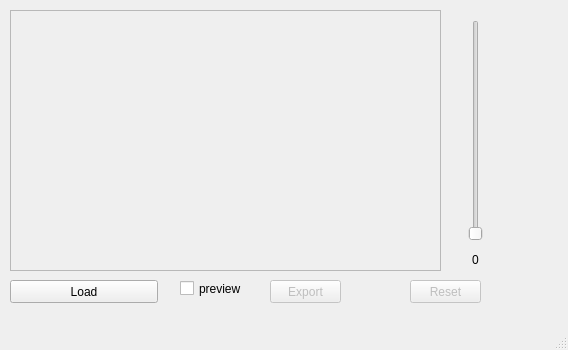
<?xml version="1.0" encoding="UTF-8"?>
<ui version="4.0">
 <class>ControlWindow</class>
 <widget class="QMainWindow" name="ControlWindow">
  <property name="geometry">
   <rect>
    <x>0</x>
    <y>0</y>
    <width>568</width>
    <height>350</height>
   </rect>
  </property>
  <property name="windowTitle">
   <string>MainWindow</string>
  </property>
  <widget class="QWidget" name="centralwidget">
   <widget class="QPushButton" name="resetButton">
    <property name="enabled">
     <bool>false</bool>
    </property>
    <property name="geometry">
     <rect>
      <x>410</x>
      <y>280</y>
      <width>71</width>
      <height>23</height>
     </rect>
    </property>
    <property name="text">
     <string>Reset</string>
    </property>
   </widget>
   <widget class="QCheckBox" name="previewCheckBox">
    <property name="geometry">
     <rect>
      <x>180</x>
      <y>280</y>
      <width>147</width>
      <height>17</height>
     </rect>
    </property>
    <property name="text">
     <string>preview</string>
    </property>
   </widget>
   <widget class="QPushButton" name="loadImageButton">
    <property name="geometry">
     <rect>
      <x>10</x>
      <y>280</y>
      <width>148</width>
      <height>23</height>
     </rect>
    </property>
    <property name="text">
     <string>Load</string>
    </property>
    <property name="checkable">
     <bool>false</bool>
    </property>
    <property name="flat">
     <bool>false</bool>
    </property>
   </widget>
   <widget class="QLabel" name="toleranceLabel">
    <property name="geometry">
     <rect>
      <x>440</x>
      <y>250</y>
      <width>71</width>
      <height>20</height>
     </rect>
    </property>
    <property name="text">
     <string>0</string>
    </property>
    <property name="alignment">
     <set>Qt::AlignCenter</set>
    </property>
   </widget>
   <widget class="QSlider" name="tolerancySlider">
    <property name="geometry">
     <rect>
      <x>450</x>
      <y>20</y>
      <width>51</width>
      <height>221</height>
     </rect>
    </property>
    <property name="sizePolicy">
     <sizepolicy hsizetype="Minimum" vsizetype="Expanding">
      <horstretch>0</horstretch>
      <verstretch>0</verstretch>
     </sizepolicy>
    </property>
    <property name="layoutDirection">
     <enum>Qt::LeftToRight</enum>
    </property>
    <property name="maximum">
     <number>255</number>
    </property>
    <property name="orientation">
     <enum>Qt::Vertical</enum>
    </property>
    <property name="tickPosition">
     <enum>QSlider::NoTicks</enum>
    </property>
   </widget>
   <widget class="QPushButton" name="exportButton">
    <property name="enabled">
     <bool>false</bool>
    </property>
    <property name="geometry">
     <rect>
      <x>270</x>
      <y>280</y>
      <width>71</width>
      <height>23</height>
     </rect>
    </property>
    <property name="text">
     <string>Export</string>
    </property>
   </widget>
   <widget class="QScrollArea" name="scrollArea">
    <property name="geometry">
     <rect>
      <x>10</x>
      <y>10</y>
      <width>431</width>
      <height>261</height>
     </rect>
    </property>
    <property name="widgetResizable">
     <bool>true</bool>
    </property>
    <widget class="QWidget" name="scrollAreaWidgetContents">
     <property name="geometry">
      <rect>
       <x>0</x>
       <y>0</y>
       <width>429</width>
       <height>259</height>
      </rect>
     </property>
     <widget class="ClickableQLabel" name="imageLabel">
      <property name="geometry">
       <rect>
        <x>0</x>
        <y>0</y>
        <width>431</width>
        <height>261</height>
       </rect>
      </property>
      <property name="styleSheet">
       <string notr="true">background-image: url(:/background/checker.png);</string>
      </property>
      <property name="text">
       <string/>
      </property>
     </widget>
    </widget>
   </widget>
  </widget>
  <widget class="QMenuBar" name="menubar">
   <property name="geometry">
    <rect>
     <x>0</x>
     <y>0</y>
     <width>568</width>
     <height>21</height>
    </rect>
   </property>
  </widget>
  <widget class="QStatusBar" name="statusbar"/>
 </widget>
 <customwidgets>
  <customwidget>
   <class>ClickableQLabel</class>
   <extends>QLabel</extends>
   <header location="global">clickableqlabel.h</header>
  </customwidget>
 </customwidgets>
 <resources/>
 <connections/>
</ui>
